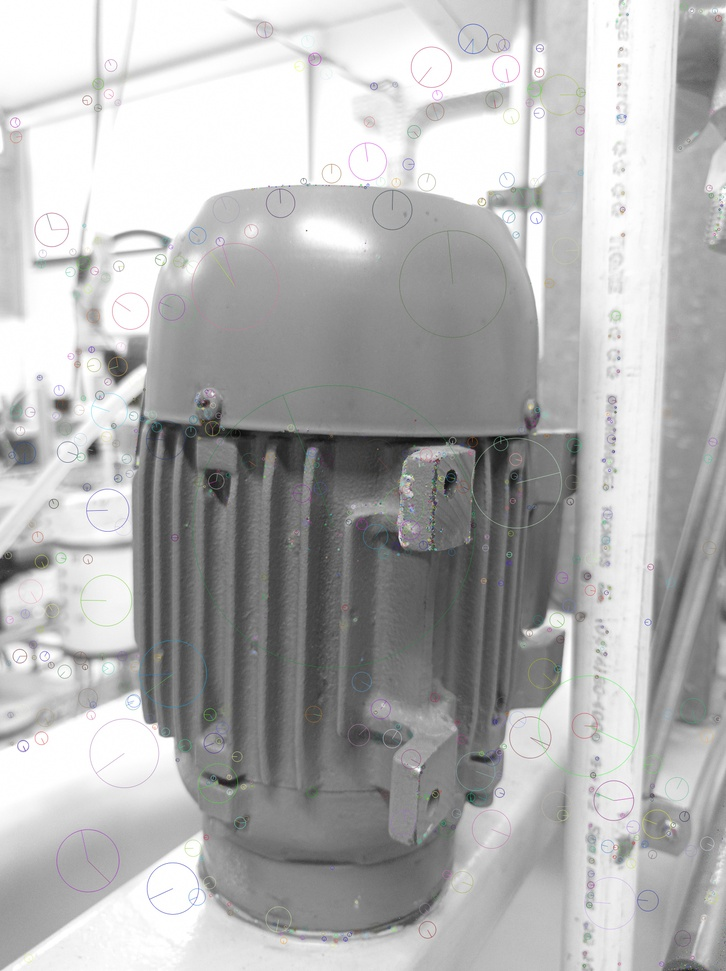
#> input picture detector_IMG_20230320_154549.jpg, 726 x 971 px, shrunk from 2992 x 4000 before the run
$ python lab2.py detector_IMG_20230320_154549.jpg detector_original.jpg
#> lines starting #> are read from the running program, lines starting #| are printed output that depends on the picture
## python sift-detector.py image1.jpg image2.jpg

import numpy as np
import cv2 as cv
import matplotlib.pyplot as plt
from os.path import basename

import sys

imagem1 = sys.argv[1]
imagem2 = sys.argv[2]

nome_imagem = str(basename(imagem1))[:-4] + "-" + basename(imagem2)

img1 = cv.imread(imagem1, cv.IMREAD_GRAYSCALE)          # queryImage
#> img1: shape (971, 726); min 6, max 255, mean 178.3
img2 = cv.imread(imagem2, cv.IMREAD_GRAYSCALE)          # trainImage
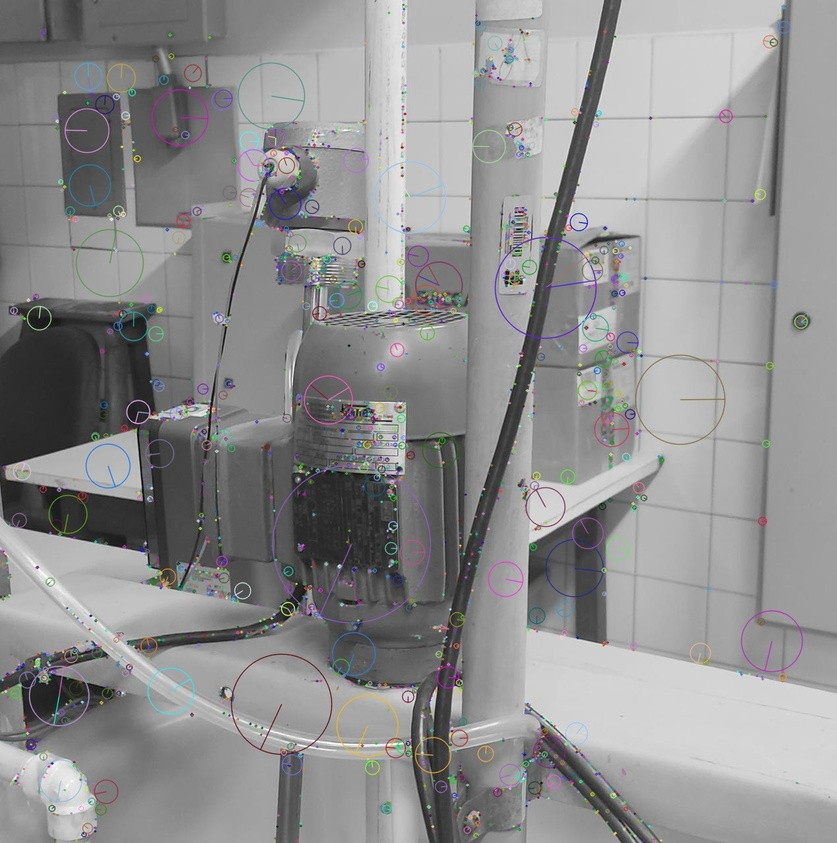
#> input picture detector_original.jpg, 837 x 843 px, shrunk from 1270 x 1280 before the run
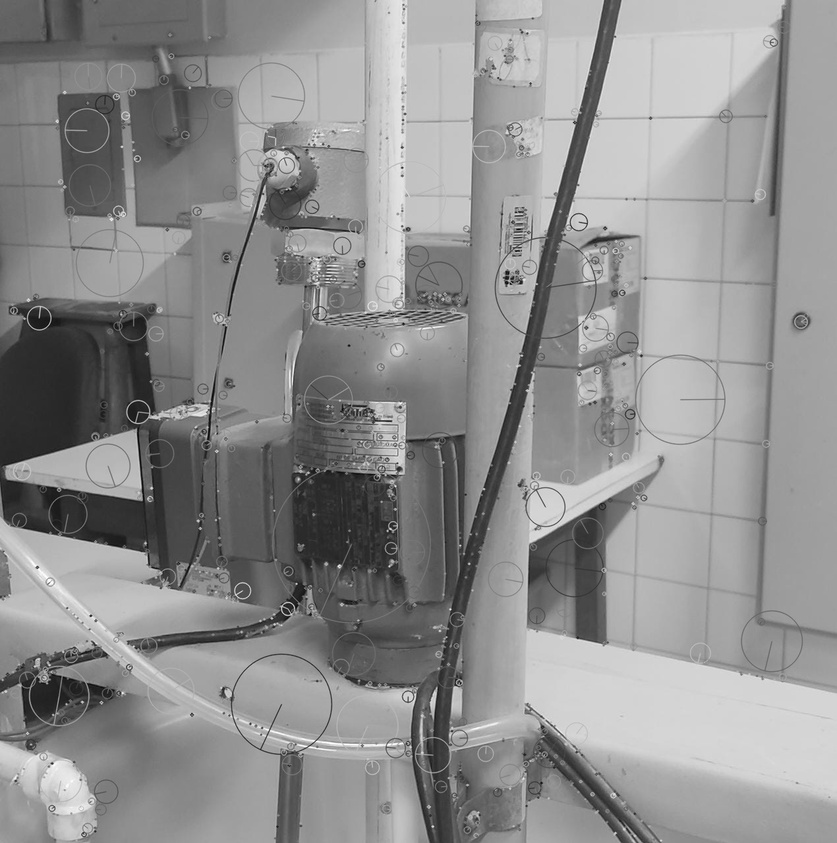
#> img2: shape (843, 837); min 2, max 255, mean 142.9

sift = cv.SIFT_create()

kp1, des1 = sift.detectAndCompute(img1, None)
#> kp1 = 898 keypoints; strongest (x, y, size): (93, 450, 10.1), (63, 405, 11), (418, 770, 3.1), (24, 453, 21.9)
kp2, des2 = sift.detectAndCompute(img2, None)
#> kp2 = 1615 keypoints; strongest (x, y, size): (37, 567, 2.1), (339, 566, 2.8), (151, 488, 1.9), (198, 521, 1.9)

bf = cv.BFMatcher()
matches = bf.knnMatch(des1, des2, k=2)
#> matches = 898 matches

# Apply ratio test
good = []
for m, n in matches:
    if m.distance < 0.75*n.distance:
        good.append([m])
#> after the loop, good = 12 matches

if len(good) > 7:  # Threshold for number of matched features
    print('ok')

# cv.drawMatchesKnn expects list of lists as matches.

img3 = cv.drawMatchesKnn(img1, kp1, img2, kp2, good, None, flags=cv.DrawMatchesFlags_NOT_DRAW_SINGLE_POINTS)
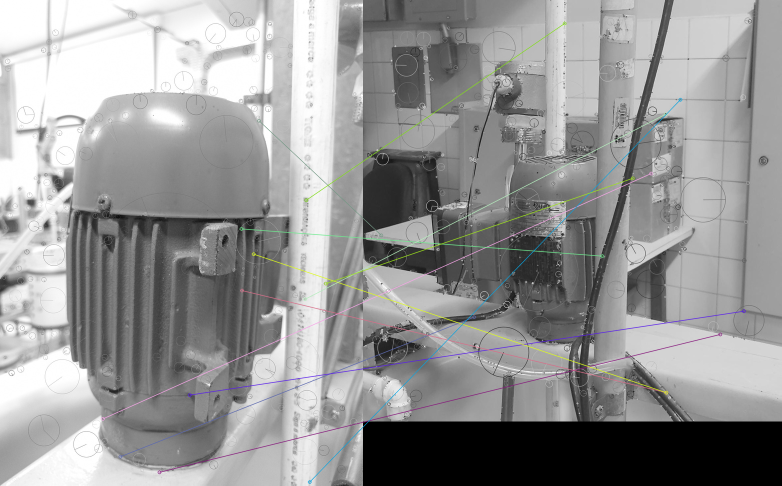
#> img3: shape (971, 1563, 3) (shown at 1/2 size); mean of channels 0, 1, 2 149.3, 149.3, 149.2; drawn as B, G, R

print('Quantidade de Correspondências: ', len(good))
#| Quantidade de Correspondências:  12


cv.imwrite(nome_imagem, img3)
print(nome_imagem)
fig = plt.figure()
ax = fig.add_subplot()
ax.text(2, 6, f'KeyPoints: {len(kp1)}:{len(kp2)}', fontsize=10)
ax.set_title(f'Correspondências: {len(good)}')

#plt.imshow(img3), plt.show()
